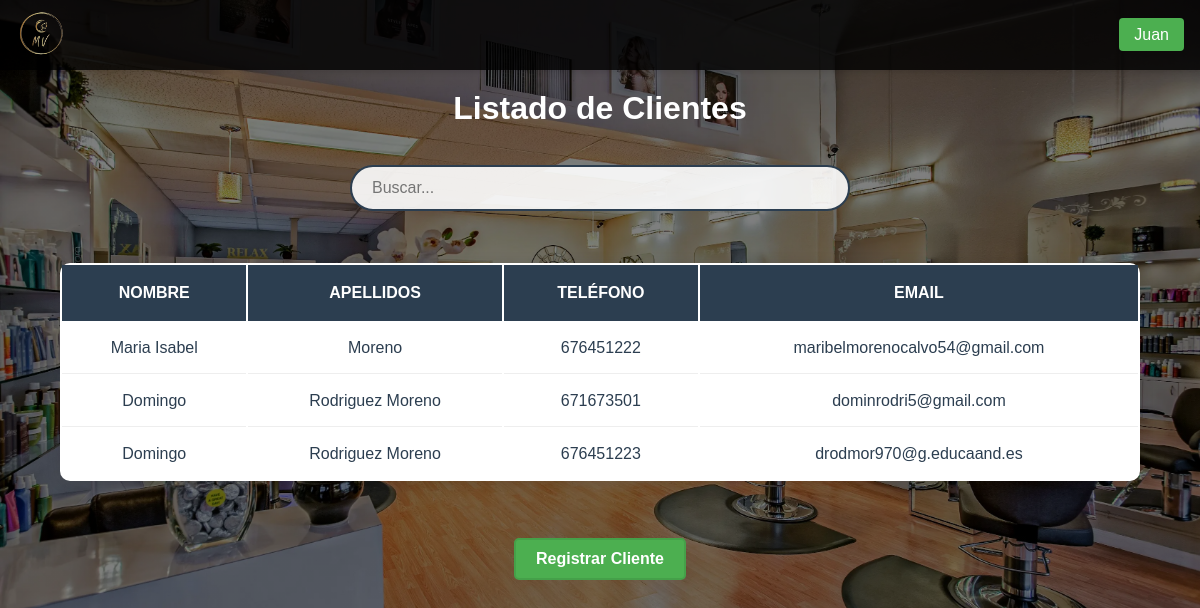
/paginas/clientes.php (signed in), run on the app's committed database.
### tables this page shows
CREATE TABLE `clientes` (
  `id_cliente` int NOT NULL AUTO_INCREMENT,
  `email` varchar(100) DEFAULT NULL,
  `telefono` varchar(15) DEFAULT NULL,
  `nombre` varchar(100) NOT NULL,
  `apellidos` varchar(100) NOT NULL,
  `contraseña` varchar(255) NOT NULL,
  PRIMARY KEY (`id_cliente`),
  UNIQUE KEY `email` (`email`),
  UNIQUE KEY `telefono` (`telefono`)
);

### funcionalidades/verificar_admin.php (called while the page is built, shortened)
<?php
function esAdministrador($conn) {
    try {
        $stmt = $conn->prepare("SELECT es_admin FROM empleados WHERE dni = :dni AND activo = 1");
        $stmt->execute([':dni' => $_SESSION['dni']]);
        return ($stmt->fetch(PDO::FETCH_COLUMN) == 1);
    } catch (PDOException $e) {
        error_log("Error verificando admin: " . $e->getMessage());
        return false;
    }
}

### paginas/clientes.php (the view, shortened to what this page needs)
<!DOCTYPE html>
<html lang="es">
<head>
    <link rel="stylesheet" href="/TFGPeluqueria/css/styles.css">
</head>
<body>
    <?php
        require_once $_SERVER['DOCUMENT_ROOT'] . '/TFGPeluqueria/funcionalidades/conexion.php';
        require_once $_SERVER['DOCUMENT_ROOT'] . '/TFGPeluqueria/funcionalidades/verificar_admin.php';
        include $_SERVER['DOCUMENT_ROOT'] . '/TFGPeluqueria/plantillas/navbar.php';
        $esAdmin = esAdministrador($conn);
        $clientes = [];
        try {
            $sql = "SELECT c.id_cliente, c.nombre, c.apellidos, c.telefono, c.email
                    FROM clientes c";
            $stmt = $conn->query($sql);
            $clientes = $stmt->fetchAll(PDO::FETCH_ASSOC);
        } catch (PDOException $e) {
            error_log("Error al obtener clientes: " . $e->getMessage());
        }
    ?>
    <div class="contenedor-principal">
        <h1>Listado de Clientes</h1>
        <br>
        <div class="contenedor-busqueda">
                <input type="text" id="buscador-general" class="buscador-general input-busqueda"  placeholder="Buscar..." data-tabla=".tabla-scroll .tabla-citas">
        </div>
        <div class="tabla-scroll">
            <table class="tabla-citas">
                <thead>
                    <tr>
                        <th>Nombre</th>
                        <th>Apellidos</th>
                        <th>Teléfono</th>
                        <th>Email</th>
                    </tr>
                </thead>
                <tbody>
                    <?php foreach ($clientes as $cliente): ?>
                        <tr <?= $esAdmin ? 'onclick="window.location=\'editar_cliente.php?id_cliente=' . htmlspecialchars($cliente['id_cliente']) . '\'"' : '' ?>>
                            <td><?= htmlspecialchars($cliente['nombre']) ?></td>
                            <td><?= htmlspecialchars($cliente['apellidos']) ?></td>
                            <td><?= htmlspecialchars($cliente['telefono']) ?></td>
                            <td><?= htmlspecialchars($cliente['email']) ?></td>
                        </tr>
                    <?php endforeach; ?>
                </tbody>
            </table>
        </div>
        <div class="contenedor-botones">
            <?php if ($esAdmin): ?>
                <a href="registro_cliente.php" class="boton-alta">Registrar Cliente</a>
            <?php endif; ?>
        </div>
    </div>
</body>
</html>

### css/styles.css (style rules this page uses)
* { margin: 0; padding: 0; box-sizing: border-box; font-family: 'Arial', sans-serif; }
:root { --color-primario: #2c3e50; --color-secundario: #e67e22; --fondo-beige: #FFF8DC; --tabla-dorado: #20d4da; --color-desplegables: rgba(25, 121, 230, 0.459); }
html, body { background-color: #000; color: white; }
body { min-height: 100vh; position: relative; margin: 0; padding: 0; }
body::before { content: ""; position: absolute; top: 0; left: 0; width: 100%; height: 100%; background: linear-gradient(rgba(0, 0, 0, 0.5), rgba(0, 0, 0, 0.5)), url('/TFGPeluqueria/imagenes/Fondo.webp') center/cover; background-attachment: scroll; }
.contenedor-principal, .registros-container { padding-top: 90px; position: relative; color: white; min-height: 100vh; display: flex; flex-direction: column; justify-content: flex-start; align-items: center; text-align: center; }
.tabla-citas { width: 90%; margin: 2rem auto; background: white; border-radius: 10px; box-shadow: 0 2px 15px rgba(0, 0, 0, 0.1); overflow: hidden; overflow-x: auto; }
.tabla-citas th { background-color: var(--color-primario); color: white; padding: 1.2rem; text-align: center; font-weight: 600; text-transform: uppercase; }
.tabla-citas td { padding: 1rem; border-bottom: 1px solid #eeeeee; color: var(--color-primario); }
.tabla-citas tr:last-child td { border-bottom: none; }
.tabla-scroll { width: 100%; overflow-x: auto; }
.contenedor-busqueda { margin: 20px 0; width: 90%; max-width: 500px; }
.input-busqueda { width: 100%; padding: 12px 20px; border: 2px solid var(--color-primario); border-radius: 25px; font-size: 16px; background: rgba(255, 255, 255, 0.9); transition: all 0.3s ease; }
.boton-alta { background-color: #4CAF50; border: 2px solid #45a049; }
.contenedor-botones { display: flex; gap: 10px; margin: 15px 0; }
.boton-alta, .boton-baja { display: inline-block; padding: 10px 20px; border-radius: 5px; text-decoration: none; color: white; font-weight: bold; transition: background-color 0.3s ease; margin: 10px 5px; }

### data on the page
clientes: nombre "Maria Isabel", apellidos "Moreno", telefono "676451222", email "maribelmorenocalvo54@gmail.com"
clientes: nombre "Domingo", apellidos "Rodriguez Moreno", telefono "671673501", email "dominrodri5@gmail.com"
clientes: nombre "Domingo", apellidos "Rodriguez Moreno", telefono "676451223", email "drodmor970@g.educaand.es"

### other printed values
$_SESSION['nombre'] "Juan"
